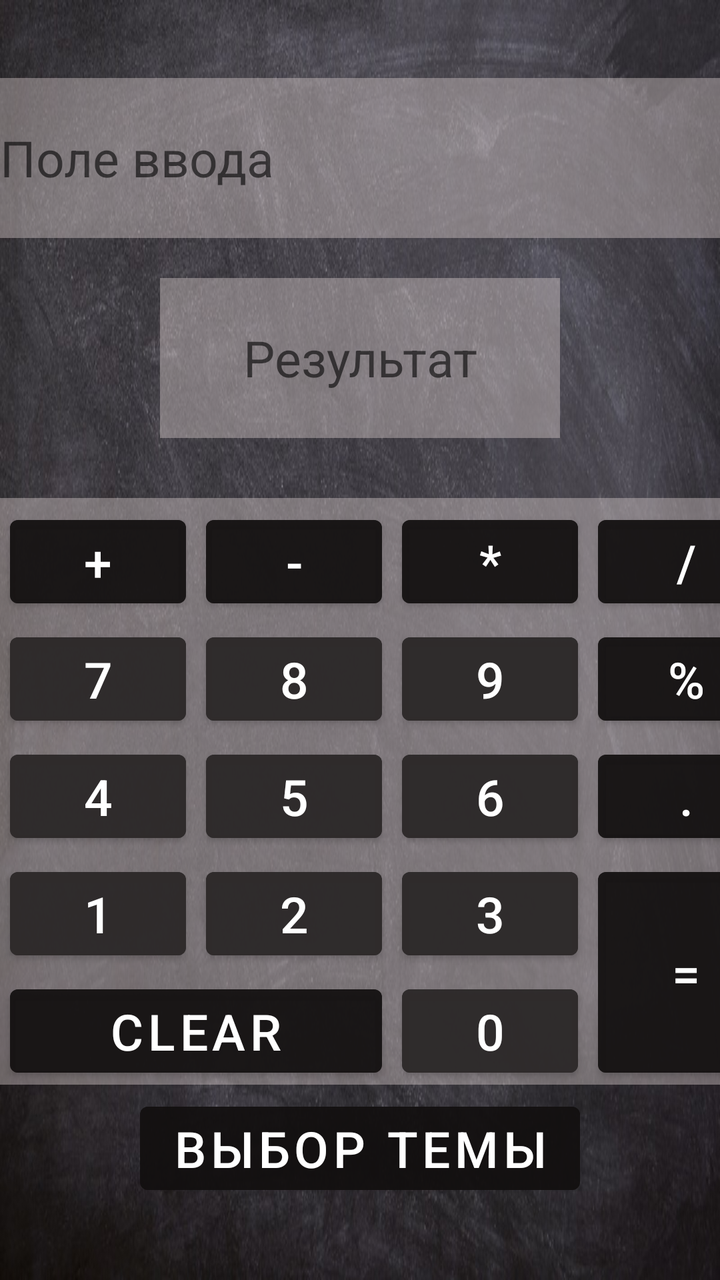
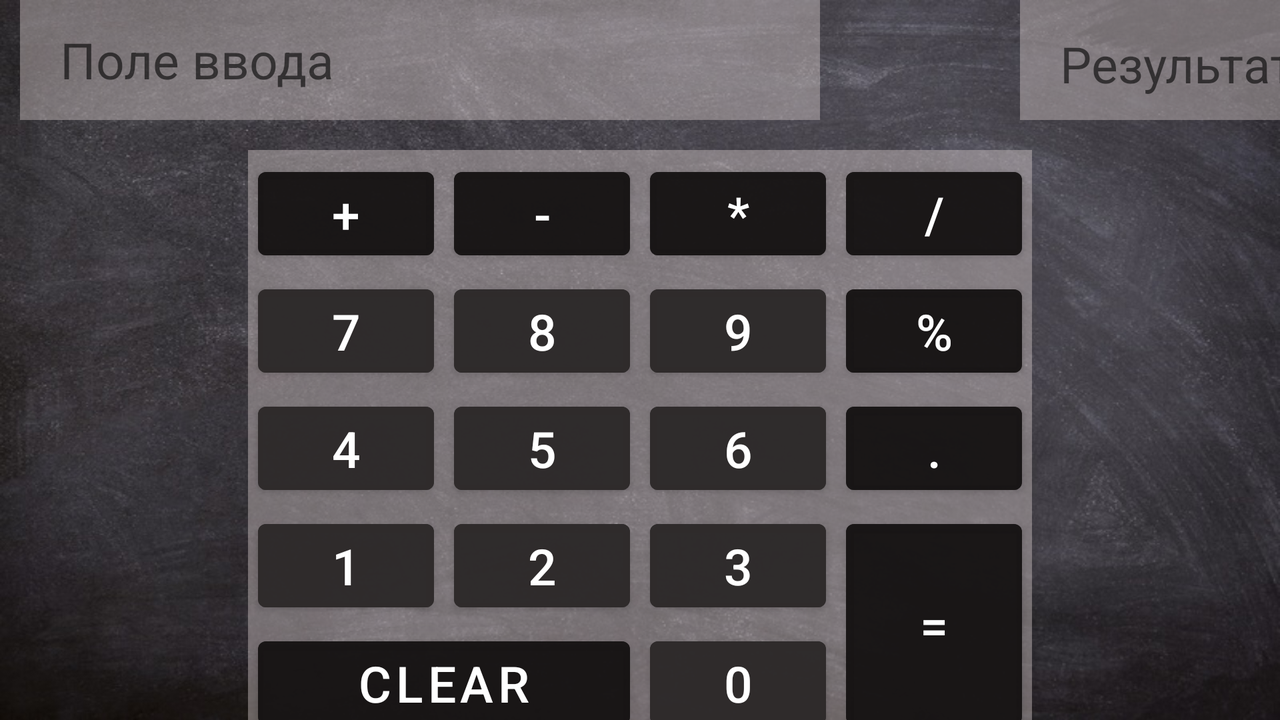

Two renders of one Android screen. The first uses the default layout on a phone; the second uses the alternative layout the repository ships for a different screen configuration, on a matching device. The two XML files are below.
<!-- AndroidManifest.xml: application theme Theme.Calculator_GB -->
<!-- res/layout/new_activity.xml -->
<?xml version="1.0" encoding="utf-8"?>
<LinearLayout xmlns:android="http://schemas.android.com/apk/res/android"
    android:layout_width="match_parent"
    android:layout_height="match_parent"
    android:background="@drawable/fon"
    android:gravity="center"
    android:orientation="vertical">

    <com.google.android.material.textfield.TextInputEditText
        android:id="@+id/editText"
        style="@style/styleEditText"
        android:hint="@string/enter_num" />

    <com.google.android.material.textview.MaterialTextView
        android:id="@+id/result"
        style="@style/styleTextView"
        android:hint="@string/result" />

    <GridLayout
        android:layout_width="wrap_content"
        android:layout_height="wrap_content"
        android:layout_gravity="center"
        android:layout_marginTop="30dp"
        android:background="@color/background"
        android:columnCount="5"
        android:rowCount="6">

        <com.google.android.material.button.MaterialButton
            android:id="@+id/button_1"
            style="@style/btnNumberStyle"
            android:layout_row="3"
            android:layout_column="0"
            android:text="@string/_1" />

        <com.google.android.material.button.MaterialButton
            android:id="@+id/button_2"
            style="@style/btnNumberStyle"
            android:layout_row="3"
            android:layout_column="1"
            android:text="@string/_2"
            android:textSize="@dimen/textSize" />

        <com.google.android.material.button.MaterialButton
            android:id="@+id/button_3"
            style="@style/btnNumberStyle"
            android:layout_row="3"
            android:layout_column="2"
            android:text="@string/_3" />

        <com.google.android.material.button.MaterialButton
            android:id="@+id/button_4"
            style="@style/btnNumberStyle"
            android:layout_row="2"
            android:layout_column="0"
            android:text="@string/_4" />

        <com.google.android.material.button.MaterialButton
            android:id="@+id/button_5"
            style="@style/btnNumberStyle"
            android:layout_row="2"
            android:layout_column="1"
            android:text="@string/_5" />

        <com.google.android.material.button.MaterialButton
            android:id="@+id/button_6"
            style="@style/btnNumberStyle"
            android:layout_row="2"
            android:layout_column="2"

            android:text="@string/_6" />

        <com.google.android.material.button.MaterialButton
            android:id="@+id/button_7"
            style="@style/btnNumberStyle"
            android:layout_row="1"
            android:layout_column="0"
            android:text="@string/_7" />

        <com.google.android.material.button.MaterialButton
            android:id="@+id/button_8"
            style="@style/btnNumberStyle"
            android:layout_row="1"
            android:layout_column="1"
            android:text="@string/_8" />

        <com.google.android.material.button.MaterialButton
            android:id="@+id/button_9"

            style="@style/btnNumberStyle"
            android:layout_row="1"

            android:layout_column="2"
            android:text="@string/_9" />

        <com.google.android.material.button.MaterialButton
            android:id="@+id/button_0"
            style="@style/btnNumberStyle"
            android:layout_row="4"
            android:layout_column="2"
            android:text="@string/_0" />

        <com.google.android.material.button.MaterialButton
            android:id="@+id/sum"
            style="@style/btnStyle"
            android:layout_row="0"
            android:layout_column="0"
            android:text="@string/sum" />

        <com.google.android.material.button.MaterialButton
            android:id="@+id/min"
            style="@style/btnStyle"
            android:layout_row="0"
            android:layout_column="1"
            android:text="@string/min" />

        <com.google.android.material.button.MaterialButton
            android:id="@+id/multiply"
            style="@style/btnStyle"
            android:layout_row="0"

            android:layout_column="2"
            android:text="@string/multiply" />

        <com.google.android.material.button.MaterialButton
            android:id="@+id/division"
            style="@style/btnStyle"
            android:layout_row="0"
            android:layout_column="3"
            android:text="@string/division" />

        <com.google.android.material.button.MaterialButton
            android:id="@+id/equality"
            style="@style/btnStyle"
            android:layout_row="3"
            android:layout_rowSpan="2"
            android:layout_column="3"
            android:layout_columnSpan="1"
            android:layout_gravity="fill"
            android:text="@string/equality" />

        <com.google.android.material.button.MaterialButton
            android:id="@+id/point"
            style="@style/btnStyle"
            android:layout_row="2"
            android:layout_column="3"
            android:text="@string/point" />

        <com.google.android.material.button.MaterialButton
            android:id="@+id/clear"
            style="@style/btnStyle"
            android:layout_row="4"
            android:layout_column="0"
            android:layout_columnSpan="2"
            android:layout_gravity="fill"
            android:text="@string/clear" />

        <com.google.android.material.button.MaterialButton
            android:id="@+id/procent"
            style="@style/btnStyle"
            android:layout_row="1"
            android:layout_column="3"
            android:text="@string/procent" />


    </GridLayout>

    <FrameLayout
        android:layout_width="wrap_content"
        android:layout_height="wrap_content" />

    <com.google.android.material.button.MaterialButton
        android:id="@+id/setTheme"
        style="@style/btnStyle"
        android:text="@string/setTheme" />

</LinearLayout>
<!-- resources referenced by this layout -->
<resources>
  <color name="background">#70D1C7C7</color>
  <dimen name="textSize">25sp</dimen>
  <!-- drawable fon: jpg bitmap (drawable, 139363 bytes) -->
  <string name="_0">0</string>
  <string name="_1">1</string>
  <string name="_2">2</string>
  <string name="_3">3</string>
  <string name="_4">4</string>
  <string name="_5">5</string>
  <string name="_6">6</string>
  <string name="_7">7</string>
  <string name="_8">8</string>
  <string name="_9">9</string>
  <string name="clear">Clear</string>
  <string name="division">/</string>
  <string name="enter_num">Поле ввода</string>
  <string name="equality">=</string>
  <string name="min">-</string>
  <string name="multiply">*</string>
  <string name="point">.</string>
  <string name="procent">%</string>
  <string name="result">Результат</string>
  <string name="setTheme">Выбор темы</string>
  <string name="sum">+</string>
  <style name="btnNumberStyle">
          <item name="android:layout_width">wrap_content</item>
          <item name="android:layout_height">wrap_content</item>
          <item name="android:layout_marginLeft">@dimen/marginBtn</item>
          <item name="android:layout_marginTop">@dimen/marginBtn</item>
          <item name="android:layout_marginRight">@dimen/marginBtn</item>
          <item name="android:backgroundTint">@color/color_number</item>
          <item name="android:textSize">@dimen/textSize</item>
      </style>
  <style name="btnStyle">
          <item name="android:layout_width">wrap_content</item>
          <item name="android:layout_height">wrap_content</item>
          <item name="android:layout_marginLeft">@dimen/marginBtn</item>
          <item name="android:layout_marginTop">@dimen/marginBtn</item>
          <item name="android:layout_marginRight">@dimen/marginBtn</item>
          <item name="android:backgroundTint">@color/color_action</item>
          <item name="android:textSize">@dimen/textSize</item>
      </style>
  <!-- from res/values-v26/ -->
  <style name="styleEditText">
          <item name="android:layout_width">400dp</item>
          <item name="android:layout_height">80dp</item>
          <item name="android:layout_marginBottom">20dp</item>
          <item name="android:autofillHints">phone</item>
          <item name="android:background">@color/field</item>
          <item name="android:inputType">numberDecimal</item>
          <item name="android:paddingStart">20dp</item>
          <item name="android:textSize">@dimen/textSize</item>
      </style>
  <!-- from res/values-v26/ -->
  <style name="styleTextView">
          <item name="android:layout_width">200dp</item>
          <item name="android:layout_height">80dp</item>
          <item name="android:layout_gravity">center</item>
          <item name="android:autofillHints">phone</item>
          <item name="android:background">@color/field</item>
          <item name="android:gravity">center</item>
          <item name="android:textSize">@dimen/textSize</item>
      </style>
  <style name="Theme.Calculator_GB" parent="Theme.MaterialComponents.DayNight.NoActionBar">
          
          <item name="colorPrimary">@color/purple_500</item>
          <item name="colorPrimaryVariant">@color/black</item>
          <item name="colorOnPrimary">@color/white</item>
          
          <item name="colorSecondary">#000000</item>
          <item name="colorSecondaryVariant">@color/teal_700</item>
          <item name="colorOnSecondary">@color/black</item>
          
          <item name="android:statusBarColor" tools:targetApi="l">?attr/colorPrimaryVariant</item>
          
      </style>
  <dimen name="marginBtn">5dp</dimen>
  <color name="color_number">#DF2E2B2B</color>
  <color name="color_action">#BA131010</color>
  <color name="field">#70D1C7C7</color>
  <color name="purple_500">#FF6200EE</color>
  <color name="black">#FF000000</color>
  <color name="white">#FFFFFFFF</color>
  <color name="teal_700">#FF018786</color>
</resources>
<!-- res/layout-land/new_activity.xml (the repository's variant of the layout above) -->
<!-- drawn on the phone turned sideways -->
<?xml version="1.0" encoding="utf-8"?>
<LinearLayout xmlns:android="http://schemas.android.com/apk/res/android"
    android:layout_width="match_parent"
    android:layout_height="match_parent"
    android:background="@drawable/fon"
    android:orientation="vertical">


    <LinearLayout
        android:layout_width="wrap_content"
        android:layout_height="wrap_content"
        android:orientation="horizontal">

        <EditText
            android:id="@+id/editText"
            android:layout_width="400dp"
            android:layout_height="60dp"
            android:layout_marginStart="10dp"
            android:autofillHints="phone"
            android:background="@color/field"
            android:hint="@string/enter_num"
            android:inputType="numberDecimal"
            android:paddingStart="20dp"
            android:textSize="@dimen/textSize" />

        <TextView
            android:id="@+id/result"
            android:layout_width="200dp"
            android:layout_height="60dp"
            android:layout_gravity="center"
            android:layout_marginLeft="100dp"
            android:autofillHints="phone"
            android:background="@color/field"
            android:hint="@string/result"
            android:paddingStart="20dp"
            android:paddingTop="15dp"
            android:textSize="@dimen/textSize" />

    </LinearLayout>

    <LinearLayout
        android:layout_width="wrap_content"
        android:layout_height="wrap_content"
        android:layout_gravity="center"
        android:orientation="horizontal">

        <GridLayout
            android:layout_width="match_parent"
            android:layout_height="match_parent"
            android:layout_gravity="center"
            android:layout_marginTop="10dp"
            android:background="@color/background"
            android:columnCount="5"
            android:rowCount="6">

            <Button
                android:id="@+id/button_1"
                android:layout_width="wrap_content"
                android:layout_height="wrap_content"
                android:layout_row="3"
                android:layout_column="0"
                android:layout_marginLeft="5dp"
                android:layout_marginTop="5dp"
                android:layout_marginRight="5dp"
                android:backgroundTint="@color/color_number"
                android:text="@string/_1"
                android:textSize="@dimen/textSize" />

            <Button
                android:id="@+id/button_2"
                android:layout_width="wrap_content"
                android:layout_height="wrap_content"
                android:layout_row="3"
                android:layout_column="1"
                android:layout_marginLeft="5dp"
                android:layout_marginTop="5dp"
                android:layout_marginRight="5dp"
                android:backgroundTint="@color/color_number"
                android:text="@string/_2"
                android:textSize="@dimen/textSize" />

            <Button
                android:id="@+id/button_3"
                android:layout_width="wrap_content"
                android:layout_height="wrap_content"
                android:layout_row="3"
                android:layout_column="2"
                android:layout_marginLeft="5dp"
                android:layout_marginTop="5dp"
                android:layout_marginRight="5dp"
                android:backgroundTint="@color/color_number"
                android:text="@string/_3"
                android:textSize="@dimen/textSize" />

            <Button
                android:id="@+id/button_4"
                android:layout_width="wrap_content"
                android:layout_height="wrap_content"
                android:layout_row="2"
                android:layout_column="0"
                android:layout_marginLeft="5dp"
                android:layout_marginTop="5dp"
                android:layout_marginRight="5dp"
                android:backgroundTint="@color/color_number"
                android:text="@string/_4"
                android:textSize="@dimen/textSize" />

            <Button
                android:id="@+id/button_5"
                android:layout_width="wrap_content"
                android:layout_height="wrap_content"
                android:layout_row="2"
                android:layout_column="1"
                android:layout_marginLeft="5dp"
                android:layout_marginTop="5dp"
                android:layout_marginRight="5dp"
                android:backgroundTint="@color/color_number"
                android:text="@string/_5"
                android:textSize="@dimen/textSize" />

            <Button
                android:id="@+id/button_6"
                android:layout_width="wrap_content"
                android:layout_height="wrap_content"
                android:layout_row="2"
                android:layout_column="2"
                android:layout_marginLeft="5dp"
                android:layout_marginTop="5dp"
                android:layout_marginRight="5dp"
                android:backgroundTint="@color/color_number"
                android:text="@string/_6"
                android:textSize="@dimen/textSize" />

            <Button
                android:id="@+id/button_7"
                android:layout_width="wrap_content"
                android:layout_height="wrap_content"
                android:layout_row="1"
                android:layout_column="0"
                android:layout_marginLeft="5dp"
                android:layout_marginTop="5dp"
                android:layout_marginRight="5dp"
                android:backgroundTint="@color/color_number"
                android:text="@string/_7"
                android:textSize="@dimen/textSize" />

            <Button
                android:id="@+id/button_8"
                android:layout_width="wrap_content"
                android:layout_height="wrap_content"
                android:layout_row="1"
                android:layout_column="1"
                android:layout_marginLeft="5dp"
                android:layout_marginTop="5dp"
                android:layout_marginRight="5dp"
                android:backgroundTint="@color/color_number"
                android:text="@string/_8"
                android:textSize="@dimen/textSize"  />

            <Button
                android:id="@+id/button_9"
                android:layout_width="wrap_content"
                android:layout_height="wrap_content"
                android:layout_row="1"
                android:layout_column="2"
                android:layout_marginLeft="5dp"
                android:layout_marginTop="5dp"
                android:layout_marginRight="5dp"
                android:backgroundTint="@color/color_number"
                android:text="@string/_9"
                android:textSize="@dimen/textSize"  />

            <Button
                android:id="@+id/button_0"
                android:layout_width="wrap_content"
                android:layout_height="wrap_content"
                android:layout_row="4"
                android:layout_column="2"
                android:layout_marginLeft="5dp"
                android:layout_marginTop="5dp"
                android:layout_marginRight="5dp"
                android:backgroundTint="@color/color_number"
                android:text="@string/_0"
                android:textSize="@dimen/textSize" />

            <Button
                android:id="@+id/sum"
                android:layout_width="wrap_content"
                android:layout_height="wrap_content"
                android:layout_row="0"
                android:layout_column="0"
                android:layout_marginLeft="5dp"
                android:layout_marginTop="5dp"
                android:layout_marginRight="5dp"
                android:backgroundTint="@color/color_action"
                android:text="@string/sum"
                android:textSize="@dimen/textSize" />

            <Button
                android:id="@+id/min"
                android:layout_width="wrap_content"
                android:layout_height="wrap_content"
                android:layout_row="0"
                android:layout_column="1"
                android:layout_marginLeft="5dp"
                android:layout_marginTop="5dp"
                android:layout_marginRight="5dp"
                android:backgroundTint="@color/color_action"
                android:text="@string/min"
                android:textSize="@dimen/textSize"  />

            <Button
                android:id="@+id/multiply"
                android:layout_width="wrap_content"
                android:layout_height="wrap_content"
                android:layout_row="0"
                android:layout_column="2"
                android:layout_marginLeft="5dp"
                android:layout_marginTop="5dp"
                android:layout_marginRight="5dp"
                android:backgroundTint="@color/color_action"
                android:text="@string/multiply"
                android:textSize="@dimen/textSize"  />

            <Button
                android:id="@+id/division"
                android:layout_width="wrap_content"
                android:layout_height="wrap_content"
                android:layout_row="0"
                android:layout_column="3"
                android:layout_marginLeft="5dp"
                android:layout_marginTop="5dp"
                android:layout_marginRight="5dp"
                android:backgroundTint="@color/color_action"
                android:text="@string/division"
                android:textSize="@dimen/textSize"  />

            <Button
                android:id="@+id/equality"
                android:layout_width="wrap_content"
                android:layout_height="wrap_content"
                android:layout_row="3"
                android:layout_rowSpan="2"
                android:layout_column="3"
                android:layout_columnSpan="1"
                android:layout_gravity="fill"
                android:layout_marginLeft="5dp"
                android:layout_marginTop="5dp"
                android:layout_marginRight="5dp"
                android:backgroundTint="@color/color_action"
                android:text="@string/equality"
                android:textSize="@dimen/textSize"  />

            <Button
                android:id="@+id/point"
                android:layout_width="wrap_content"
                android:layout_height="wrap_content"
                android:layout_row="2"
                android:layout_column="3"
                android:layout_marginLeft="5dp"
                android:layout_marginTop="5dp"
                android:layout_marginRight="5dp"
                android:backgroundTint="@color/color_action"
                android:text="@string/point"
                android:textSize="@dimen/textSize"  />

            <Button
                android:id="@+id/clear"
                android:layout_width="wrap_content"
                android:layout_height="wrap_content"
                android:layout_row="4"
                android:layout_column="0"
                android:layout_columnSpan="2"
                android:layout_gravity="fill"
                android:layout_marginLeft="5dp"
                android:layout_marginTop="5dp"
                android:layout_marginRight="5dp"
                android:backgroundTint="@color/color_action"
                android:text="@string/clear"
                android:textSize="@dimen/textSize"  />

            <Button
                android:id="@+id/procent"
                android:layout_width="wrap_content"
                android:layout_height="wrap_content"
                android:layout_row="1"
                android:layout_column="3"
                android:layout_marginLeft="5dp"
                android:layout_marginTop="5dp"
                android:layout_marginRight="5dp"
                android:backgroundTint="@color/color_action"
                android:text="@string/procent"
                android:textSize="@dimen/textSize"  />

        </GridLayout>

    </LinearLayout>

</LinearLayout>
<!-- resources referenced by the variant -->
<!-- as the phone turned sideways resolves them -->
<resources>
  <color name="background">#70D1C7C7</color>
  <color name="color_action">#BA131010</color>
  <color name="color_number">#DF2E2B2B</color>
  <color name="field">#70D1C7C7</color>
  <dimen name="textSize">25sp</dimen>
  <!-- drawable fon: jpg bitmap (drawable, 139363 bytes) -->
  <string name="_0">0</string>
  <string name="_1">1</string>
  <string name="_2">2</string>
  <string name="_3">3</string>
  <string name="_4">4</string>
  <string name="_5">5</string>
  <string name="_6">6</string>
  <string name="_7">7</string>
  <string name="_8">8</string>
  <string name="_9">9</string>
  <string name="clear">Clear</string>
  <string name="division">/</string>
  <string name="enter_num">Поле ввода</string>
  <string name="equality">=</string>
  <string name="min">-</string>
  <string name="multiply">*</string>
  <string name="point">.</string>
  <string name="procent">%</string>
  <string name="result">Результат</string>
  <string name="sum">+</string>
  <style name="Theme.Calculator_GB" parent="Theme.MaterialComponents.DayNight.NoActionBar">
          
          <item name="colorPrimary">@color/purple_500</item>
          <item name="colorPrimaryVariant">@color/black</item>
          <item name="colorOnPrimary">@color/white</item>
          
          <item name="colorSecondary">#000000</item>
          <item name="colorSecondaryVariant">@color/teal_700</item>
          <item name="colorOnSecondary">@color/black</item>
          
          <item name="android:statusBarColor" tools:targetApi="l">?attr/colorPrimaryVariant</item>
          
      </style>
  <color name="purple_500">#FF6200EE</color>
  <color name="black">#FF000000</color>
  <color name="white">#FFFFFFFF</color>
  <color name="teal_700">#FF018786</color>
</resources>
